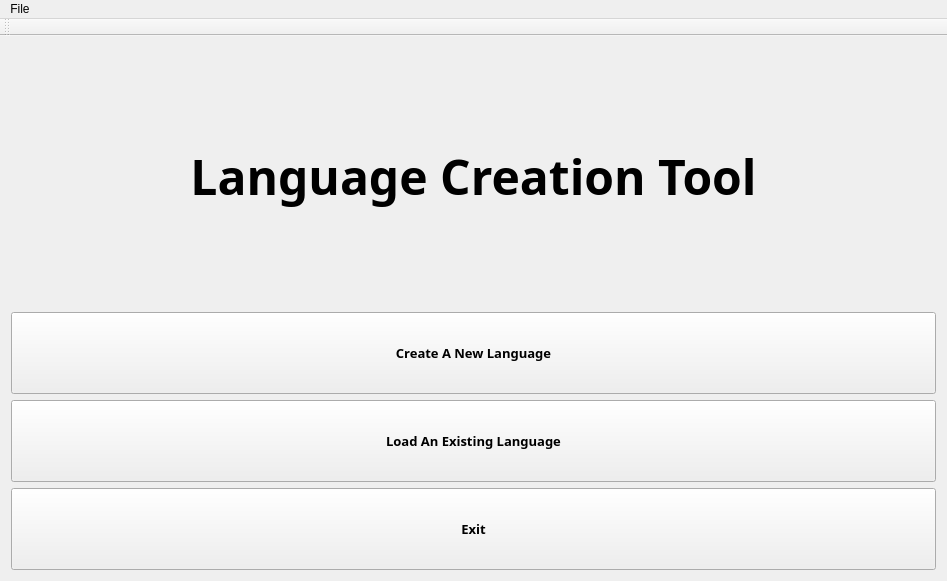
<?xml version="1.0" encoding="UTF-8"?>
<ui version="4.0">
 <class>MainMenu</class>
 <widget class="QMainWindow" name="MainMenu">
  <property name="geometry">
   <rect>
    <x>0</x>
    <y>0</y>
    <width>947</width>
    <height>581</height>
   </rect>
  </property>
  <property name="windowTitle">
   <string>Language Creation Tool</string>
  </property>
  <widget class="QWidget" name="centralWidget">
   <layout class="QVBoxLayout" name="verticalLayout_2">
    <item>
     <widget class="QLabel" name="label">
      <property name="font">
       <font>
        <family>Franklin Gothic Heavy</family>
        <pointsize>36</pointsize>
        <weight>75</weight>
        <bold>true</bold>
       </font>
      </property>
      <property name="text">
       <string>Language Creation Tool</string>
      </property>
      <property name="alignment">
       <set>Qt::AlignCenter</set>
      </property>
     </widget>
    </item>
    <item>
     <layout class="QVBoxLayout" name="verticalLayout">
      <property name="sizeConstraint">
       <enum>QLayout::SetDefaultConstraint</enum>
      </property>
      <item>
       <widget class="QPushButton" name="btnCreateLanguage">
        <property name="sizePolicy">
         <sizepolicy hsizetype="Minimum" vsizetype="Preferred">
          <horstretch>0</horstretch>
          <verstretch>0</verstretch>
         </sizepolicy>
        </property>
        <property name="font">
         <font>
          <family>Franklin Gothic Heavy</family>
          <pointsize>10</pointsize>
          <weight>75</weight>
          <bold>true</bold>
         </font>
        </property>
        <property name="layoutDirection">
         <enum>Qt::LeftToRight</enum>
        </property>
        <property name="text">
         <string>Create A New Language</string>
        </property>
        <property name="checkable">
         <bool>false</bool>
        </property>
       </widget>
      </item>
      <item>
       <widget class="QPushButton" name="btnLoadLanguage">
        <property name="sizePolicy">
         <sizepolicy hsizetype="Minimum" vsizetype="Preferred">
          <horstretch>0</horstretch>
          <verstretch>0</verstretch>
         </sizepolicy>
        </property>
        <property name="font">
         <font>
          <family>Franklin Gothic Heavy</family>
          <pointsize>10</pointsize>
          <weight>75</weight>
          <bold>true</bold>
         </font>
        </property>
        <property name="layoutDirection">
         <enum>Qt::LeftToRight</enum>
        </property>
        <property name="text">
         <string>Load An Existing Language</string>
        </property>
       </widget>
      </item>
      <item>
       <widget class="QPushButton" name="btnExit">
        <property name="sizePolicy">
         <sizepolicy hsizetype="Minimum" vsizetype="Preferred">
          <horstretch>0</horstretch>
          <verstretch>0</verstretch>
         </sizepolicy>
        </property>
        <property name="font">
         <font>
          <family>Franklin Gothic Heavy</family>
          <pointsize>10</pointsize>
          <weight>75</weight>
          <bold>true</bold>
         </font>
        </property>
        <property name="layoutDirection">
         <enum>Qt::LeftToRight</enum>
        </property>
        <property name="text">
         <string>Exit</string>
        </property>
        <property name="checkable">
         <bool>false</bool>
        </property>
       </widget>
      </item>
     </layout>
    </item>
   </layout>
  </widget>
  <widget class="QMenuBar" name="menuBar">
   <property name="geometry">
    <rect>
     <x>0</x>
     <y>0</y>
     <width>947</width>
     <height>21</height>
    </rect>
   </property>
   <widget class="QMenu" name="menuFile">
    <property name="title">
     <string>File</string>
    </property>
    <addaction name="actionExit"/>
   </widget>
   <addaction name="menuFile"/>
  </widget>
  <widget class="QToolBar" name="mainToolBar">
   <attribute name="toolBarArea">
    <enum>TopToolBarArea</enum>
   </attribute>
   <attribute name="toolBarBreak">
    <bool>false</bool>
   </attribute>
  </widget>
  <action name="actionExit">
   <property name="text">
    <string>Exit</string>
   </property>
  </action>
 </widget>
 <layoutdefault spacing="6" margin="11"/>
 <resources/>
 <connections/>
</ui>
